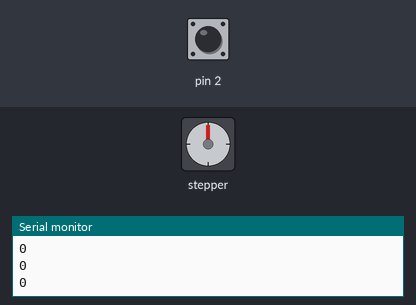
Recording of a sketch running on a simulated Arduino Uno, built with avr-gcc and run on an emulated ATmega328P. On the bench: stepper motor, the last lines printed to the serial monitor. Wiring (inferred from the names in the program): stepper motor driver (200 steps per turn assumed): step pin 9; direction pin 8. The test bench sets the inputs (shaded band); at power-on: pin 2 HIGH. Random numbers use the default seed unless the sketch sets one.

Above: at 1.2 s.
1.3 s: pin 2 pulled LOW for 0.15 s
At 3.58 s:
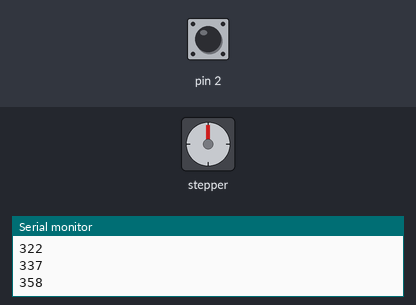
4.4 s: pin 2 pulled LOW for 1 s
8.4 s: pin 2 pulled LOW for 0.15 s
11.5 s: pin 2 pulled LOW for 3.2 s
17.7 s: pin 2 pulled LOW for 0.15 s
20.8 s: pin 2 pulled LOW for 1 s
At 28.9 s:
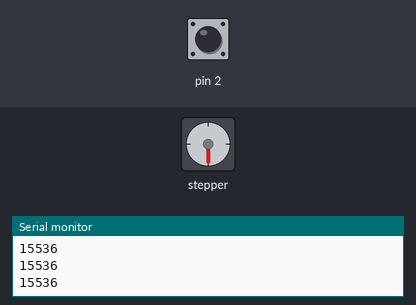
Timing chart, 0 to 30.1 s (numbered marks = the images above; inputs shaded):
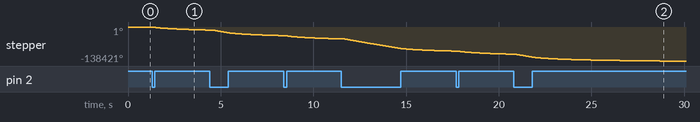

Measured:
- after the input at 1.3 s, stepper: keeps turning counter-clockwise at about 4099°/s, starting at once

The sketch:

wheel_of_names.ino
```cpp
// Define pin connections & motor's steps per revolution
const int dirPin = 8;
const int stepPin = 9;
const int stepsPerRevolution = 200;
int currentSpeed = 0;


void setup()
{
  // Declare pins as Outputs
  pinMode(stepPin, OUTPUT);
  pinMode(dirPin, OUTPUT);
  pinMode(2, INPUT_PULLUP);
  Serial.begin(9600);
}
void loop()
{
  // Set motor direction clockwise
  digitalWrite(dirPin, LOW);
  if (digitalRead(2) == LOW) {

    currentSpeed = random(50, 75);
  }

      Serial.println(currentSpeed);
  if (currentSpeed > 0 & currentSpeed < 1100) {
    for(int x = 0; x < stepsPerRevolution/2; x++)
    {
      digitalWrite(stepPin, HIGH);
      delayMicroseconds(currentSpeed);
      digitalWrite(stepPin, LOW);
      delayMicroseconds(currentSpeed);
      if (currentSpeed > 1100) {
        currentSpeed = -50000;
        break;
      }
    }
    currentSpeed += random(3,14);
    if (currentSpeed > 200) {
      currentSpeed += random(4,7);
    }
    if (currentSpeed > 1100) {
        currentSpeed = -50000;
    }
    if (currentSpeed > 300) {
      currentSpeed += random(5,10);
    }
    if (currentSpeed > 1100) {
        currentSpeed = -50000;
    }
    if (currentSpeed > 400) {
      currentSpeed += random(8,15);
    }
    if (currentSpeed > 1100) {
        currentSpeed = -50000;
    }

    if (currentSpeed > 600) {
      currentSpeed += random(14,17);
    }

    for(int x = 0; x < stepsPerRevolution/2; x++)
    {
      digitalWrite(stepPin, HIGH);
      delayMicroseconds(currentSpeed);
      digitalWrite(stepPin, LOW);
      delayMicroseconds(currentSpeed);
      if (currentSpeed > 1100) {
        currentSpeed = -50000;
        break;
      }
    }
  }
}
```
